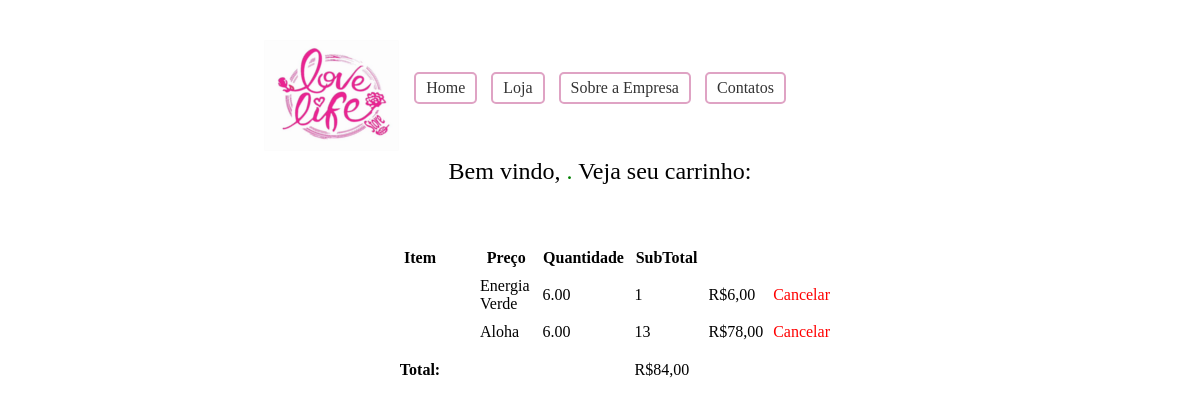
/Carrinho.php, run on the app's committed database.
### tables this page shows
CREATE TABLE `Pedidos` (
  `ID_Pedido` int(11) NOT NULL AUTO_INCREMENT,
  `Login` varchar(50) DEFAULT NULL,
  `Pedidos` varchar(150) DEFAULT NULL,
  `Quantidade` int(11) DEFAULT NULL,
  PRIMARY KEY (`ID_Pedido`)
);

### Carrinho.php (the view, shortened to what this page needs)
<html>
    <head>
        <link rel="stylesheet" type="text/css"  href="lovelifestore.css" />
    </head>
    <body>
    <header class="header-home">
        <a href="Home.html"><img src="Imagens/Logo.png" id="Logo"></a>
        <br><br><br><br>
        <ul class="menu">
            <li><center><a href="Principal.php">Home</a></center></li>
            <li><center><a href="LojaPrincipal.php">Loja</a></center></li>
            <li><center><a href="Sobre a Empresa User.html">Sobre a Empresa</a></center></li>
            <li><center><a href="Contatos User.html">Contatos</a></center></li>
        </ul>
        <br><br><br>
        <?php $login_cookie = $_COOKIE['login']; ?>
        <center><font size='5px'>Bem vindo, <font color='green' size='5px'><?php echo $login_cookie . ". "; ?></font>Veja seu carrinho:</font></center>
        <br><br><br>
        <center>
            <table width="40%" cellspacing="10" border="0">
                <thead>
                    <tr>
                        <th width=1050'><b>Item</b> </th>
                        <th width='100'>Preço</th>
                        <th width='100'>Quantidade</th>
                        <th width='100'>SubTotal</th>
                    </tr>
                </thead>
                <tbody>
                    <?php
                    $query = mysql_query("SELECT (Select Nome from Produtos_Cadastrados where ID_Produtos_Cadastrados = acampos.Pedidos.Pedidos) as 'Pedido',
                                                 (Select Preco from Produtos_Cadastrados where ID_Produtos_Cadastrados = acampos.Pedidos.Pedidos) as 'Preco',
                                                 Quantidade,
                                                  ID_Pedido
                                                FROM acampos.Pedidos;");
                    $total = 0;
                    while ($prod = mysql_fetch_array($query)) {
                        $total = $total + ($prod['Preco'] * $prod['Quantidade']);
                        ?>
                        <tr>
                            <td><?php echo $prod['Login']; ?></td>
                            <td><?php echo $prod['Pedido']; ?></td>
                            <td><?php echo $prod['Preco']; ?></td>
                            <td><?php echo $prod['Quantidade']; ?></td>
                            <td>R$<?php echo $prod['Preco'] * $prod['Quantidade']; ?>,00</td>
                            <td><a style="color:red" href="Cancelar.php?Pedido=<?php echo $prod['ID_Pedido']; ?>">Cancelar</a></td>
                        </tr>
                    <?php } ?>
                    <tr>
                        <th>Total:</th>
                        <td></td>
                        <td></td>
                        <td>R$<?php echo $total; ?>,00</td>
                    </tr>
                </tbody>
            </table>
        </center>
    </header>
</body>
</html>

### lovelifestore.css (style rules this page uses)
* { margin: 0; padding: 0; }
body { font-family: "trebuchet ms"; }
a { text-decoration: none; color: #000; }
.menu li a { color:#333; text-decoration:none; padding:5px 10px; display:inline-block; }
ul.menu { text-align: center; left:20%; top:10%; }
ul.menu li { display: inline-block; margin: 0 5px; border: 2px solid #dfa3c4; border-radius: 5px; }
#Logo { position:absolute; left:22%; top:5%; }

### data on the page
pedidos: Pedido "Energia Verde", Preco "6.00", Quantidade "1", Quantidade "6"
pedidos: Pedido "Aloha", Preco "6.00", Quantidade "13", Quantidade "78"

### other printed values
$total "84"
